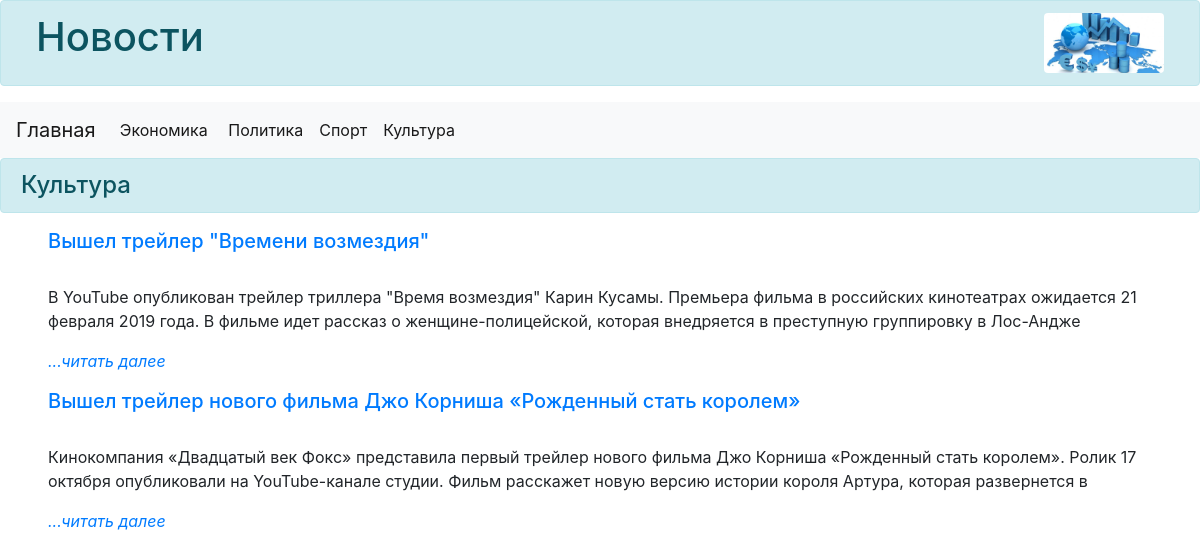
Screenshot of /newsculture.php with the database file from the repository.
### tables this page shows
CREATE TABLE `culture` (
  `id` int(11) NOT NULL,
  `title` varchar(255) NOT NULL,
  `text` varchar(2555) NOT NULL,
  `date` timestamp NOT NULL,
  `id_category` int(11) NOT NULL,
  `image` varchar(2555) NOT NULL
);

### newsculture.php (the view, shortened to what this page needs)
<!DOCTYPE html>
	<html>
		<head>
		<link rel="stylesheet" href="https://stackpath.bootstrapcdn.com/bootstrap/4.1.3/css/bootstrap.min.css">
		</head>
		<html>
		<div class="container-fluid">
			<div class="row alert alert-info">
				<div class="col-md-3">
		<h1>Новости</h1>
				</div>
				<div class="col">
		<img src="news.jpg" class="rounded float-right" alt="" style="height: 60px;">
				</div>
			</div>
		</div>
		<nav class="navbar navbar-expand-lg navbar-light bg-light">
			<a class="navbar-brand" href="index.php">Главная</a>
  <div class="collapse navbar-collapse" id="navbarSupportedContent" >
    <ul class="navbar-nav mr-auto">
      <li class="nav-item active">
        <a class="nav-link" href="newsecon.php">Экономика  <span><img src=""</span></a>
      </li>
       <li class="nav-item active">
        <a class="nav-link" href="newspolit.php">Политика <span class="sr-only">(current)</span></a>
      </li>
       <li class="nav-item active">
        <a class="nav-link" href="newssport.php">Спорт <span class="sr-only">(current)</span></a>
      </li>
       <li class="nav-item active">
        <a class="nav-link" href="newsculture.php">Культура<span class="sr-only">(current)</span></a>
      </li>
    </ul>
  </div>
		</nav>
<h4 class="alert alert-info">Культура</h1>
	<?php
	$connection = mysqli_connect('127.0.0.1','natasha','password','news');
?>
	<div class="pl-5">
<?php $news = mysqli_query($connection, "SELECT * FROM `culture`");
				while ($row = $news->fetch_assoc()){
					echo "<section><h5><a href=\"culture.php?id=".$row['id']."\">".$row['title']."</a></h5><br /><p>".mb_substr($row['text'],0,250)."<p class=\"font-italic\"><a href=\"culture.php?id=".$row['id']."\">...читать далее
					</a></p></section>";
				}
			?>
		</div>

### rows the page displays
culture: title "Вышел трейлер \"Времени возмездия\"", text "В YouTube опубликован трейлер триллера \"Время возмездия\" Карин Кусамы. Премьера фильма в российских кинотеатрах ожидается 21 февраля 2019 года. В фильме идет рассказ о женщине-полицейской, которая внедряется в преступную группировку в Лос-Андже"
culture: title "Вышел трейлер нового фильма Джо Корниша «Рожденный стать королем»", text "Кинокомпания «Двадцатый век Фокс» представила первый трейлер нового фильма Джо Корниша «Рожденный стать королем». Ролик 17 октября опубликовали на YouTube-канале студии. Фильм расскажет новую версию истории короля Артура, которая развернется в"
